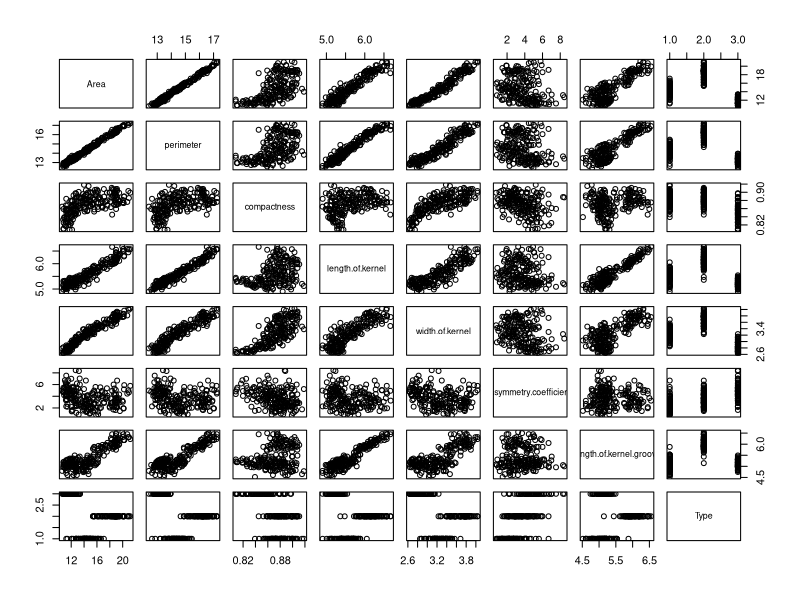
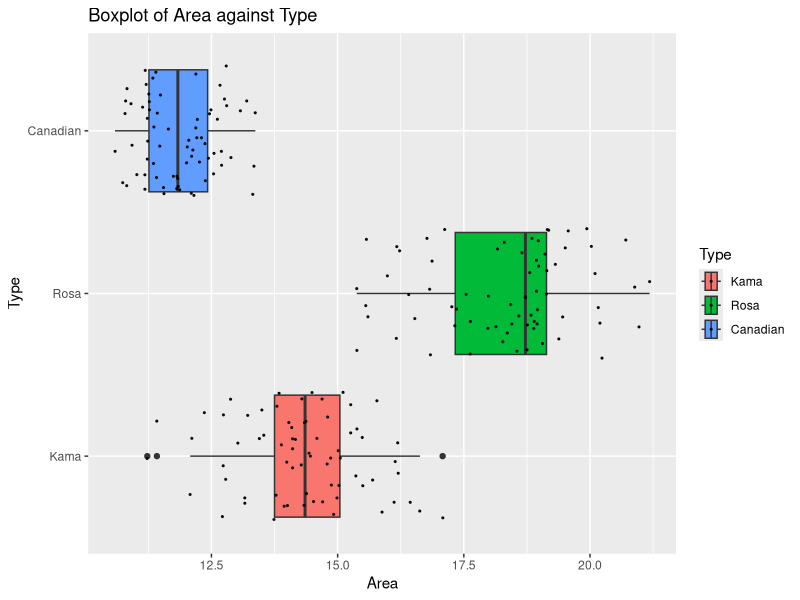
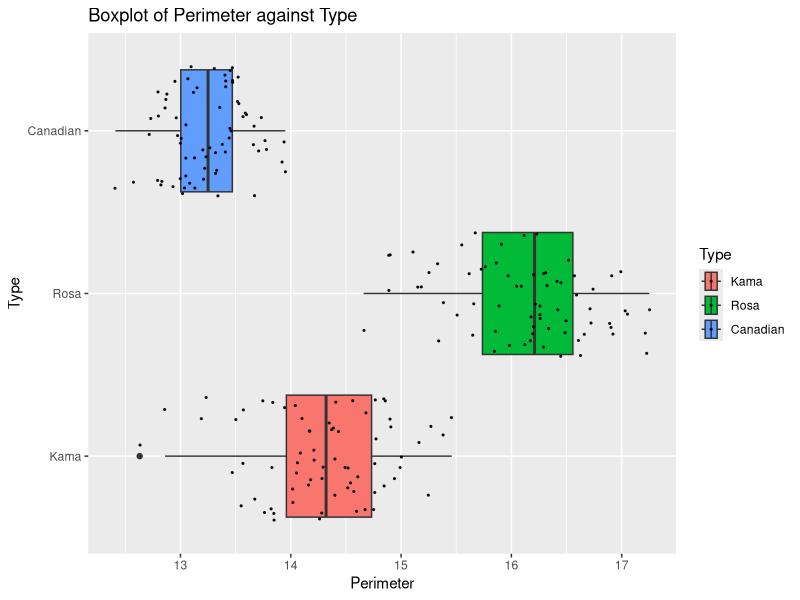
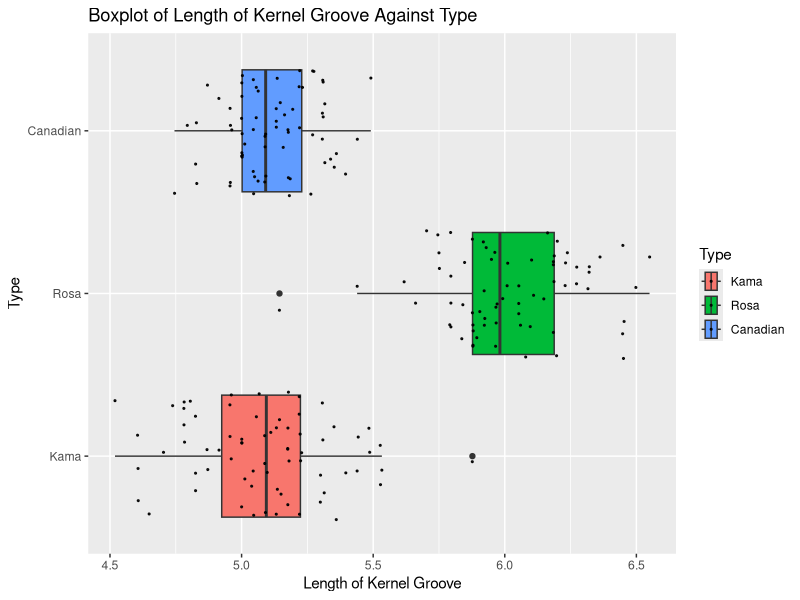
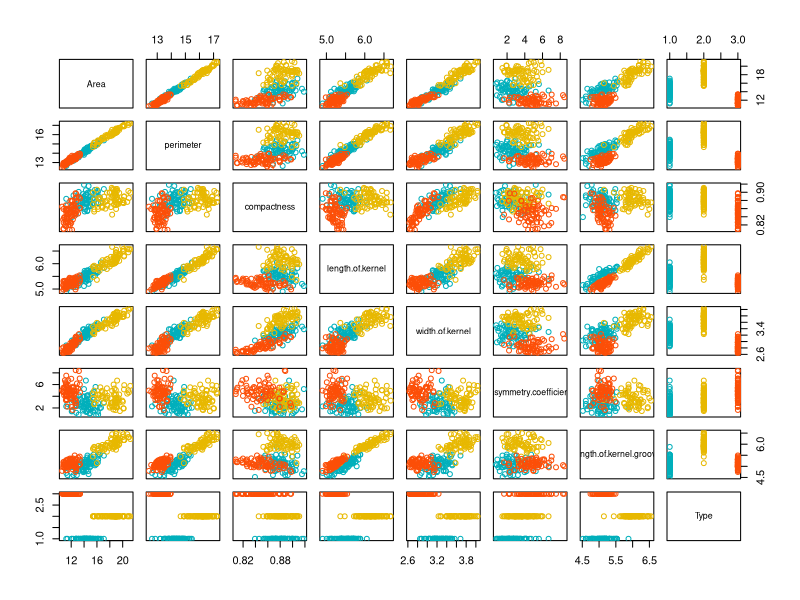
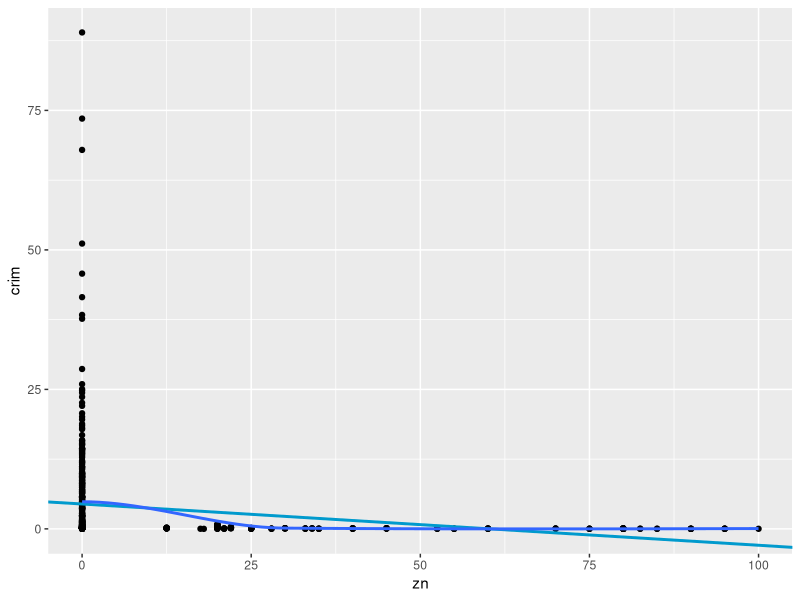
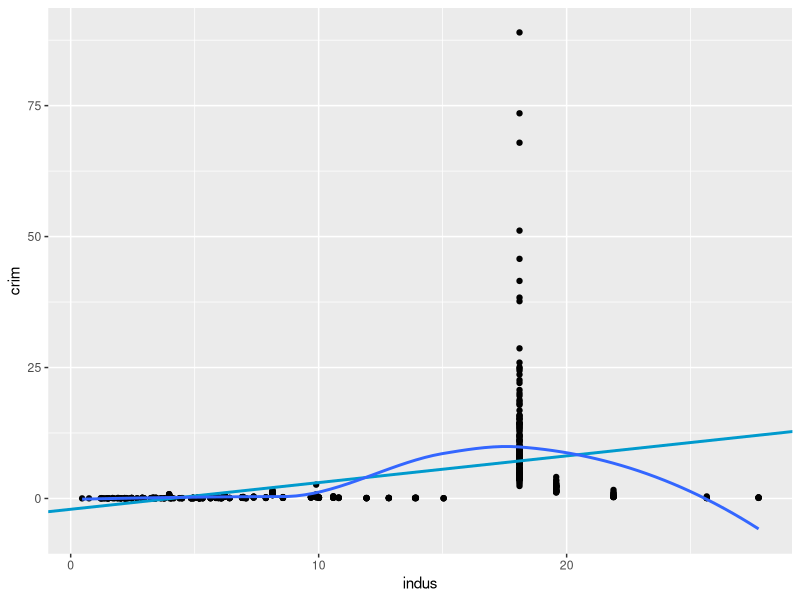
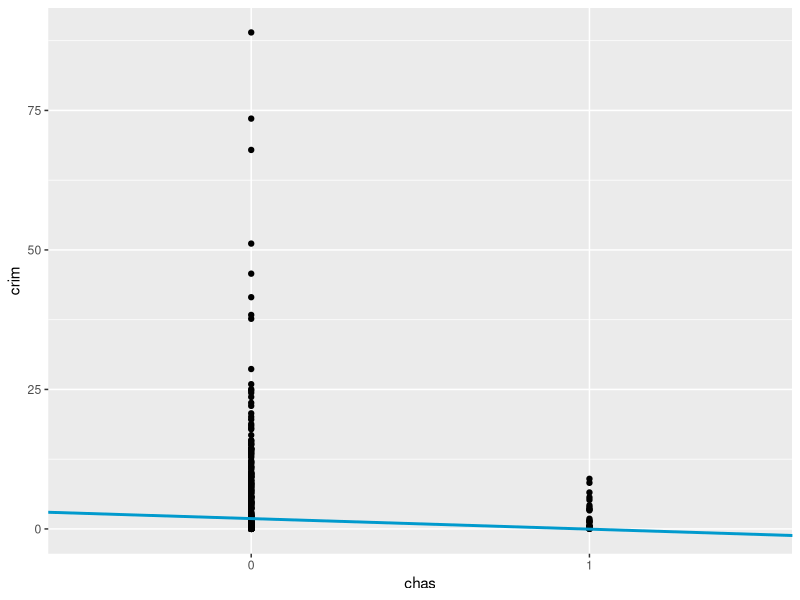

Write R code to recreate these figures, in order.
#Data 3 - HW 1#

getwd()

#3.
#a.
seeds<-read.csv("seeds.csv")
seeds$Type<-as.factor(seeds$Type)

library(plyr)

levels(seeds$Type)
seeds$Type<-revalue(seeds$Type, c("1" = "Kama", "2" = "Rosa", "3" = "Canadian"))

#b
summary(seeds)

#c.
count(seeds$perimeter > 15)
71/210

#d
which.max(seeds$asymmetry.coefficient)

seeds[210,]

#e
pairs(seeds)

#f
library(ggplot2)
p3_f1<-ggplot(data =seeds, aes(x=Area, y=Type, fill=Type ))
p3_f1 + geom_boxplot() + geom_jitter(color = "black", size = 0.4, alpha = 0.9)+
  ggtitle("Boxplot of Area against Type") + xlab("Area") + ylab("Type")

p3_f2<-ggplot(data =seeds, aes(x=perimeter, y=Type, fill=Type ))
p3_f2 + geom_boxplot() + geom_jitter(color = "black", size = 0.4, alpha = 0.9)+
  ggtitle("Boxplot of Perimeter against Type") + xlab("Perimeter") + ylab("Type")

p3_f3<-ggplot(data =seeds, aes(x=length.of.kernel.groove, y=Type, fill=Type ))
p3_f3 + geom_boxplot() + geom_jitter(color = "black", size = 0.4, alpha = 0.9)+
  ggtitle("Boxplot of Length of Kernel Groove Against Type") + xlab("Length of Kernel Groove") + ylab("Type")

#g
my_cols <- c("#00AFBB", "#E7B800", "#FC4E07")  
pairs(seeds, col = my_cols[seeds$Type])

#4

#5
#A
#each single regression followed by code for plots
library(MASS)
?Boston
Bostons<-Boston
Boston_2<-Bostons^2
Boston_3<-Bostons^3

Boston$chas <- factor(Boston$chas)

b_m1<-lm(crim~zn, data = Boston)
summary(b_m1)
b_m1p<-ggplot(Boston, aes(x = zn, y = crim)) + 
  geom_point() + 
  geom_abline(intercept = coef(b_m1)[1], slope = coef(b_m1)[2], 
              col = "deepskyblue3", 
              size = 1) + 
  geom_smooth(se = F)
b_m1p

b_m2<-lm(crim~indus, data = Boston)
summary(b_m2)
b_m2p<-ggplot(Boston, aes(x = indus, y = crim)) + 
  geom_point() + 
  geom_abline(intercept = coef(b_m2)[1], slope = coef(b_m2)[2], 
              col = "deepskyblue3", 
              size = 1) + 
  geom_smooth(se = F)
b_m2p

b_m3<-lm(crim~chas, data = Boston)
summary(b_m3)
b_m3p<-ggplot(Boston, aes(x = chas, y = crim)) + 
  geom_point() + 
  geom_abline(intercept = coef(b_m3)[1], slope = coef(b_m3)[2], 
              col = "deepskyblue3", 
              size = 1) + 
  geom_smooth(se = F)
b_m3p

b_m4<-lm(crim~nox, data = Boston)
summary(b_m4)
b_m4p<-ggplot(Boston, aes(x = nox, y = crim)) + 
  geom_point() + 
  geom_abline(intercept = coef(b_m4)[1], slope = coef(b_m4)[2], 
              col = "deepskyblue3", 
              size = 1) + 
  geom_smooth(se = F)
b_m4p

b_m5<-lm(crim~rm, data = Boston)
summary(b_m5)
b_m5p<-ggplot(Boston, aes(x = rm, y = crim)) + 
  geom_point() + 
  geom_abline(intercept = coef(b_m5)[1], slope = coef(b_m5)[2], 
              col = "deepskyblue3", 
              size = 1) + 
  geom_smooth(se = F)
b_m5p

b_m6<-lm(crim~age, data = Boston)
summary(b_m6)
b_m6p<-ggplot(Boston, aes(x = age, y = crim)) + 
  geom_point() + 
  geom_abline(intercept = coef(b_m6)[1], slope = coef(b_m6)[2], 
              col = "deepskyblue3", 
              size = 1) + 
  geom_smooth(se = F)
b_m6p

b_m7<-lm(crim~dis, data = Boston)
summary(b_m7)
b_m7p<-ggplot(Boston, aes(x = dis, y = crim)) + 
  geom_point() + 
  geom_abline(intercept = coef(b_m7)[1], slope = coef(b_m7)[2], 
              col = "deepskyblue3", 
              size = 1) + 
  geom_smooth(se = F)
b_m7p

b_m8<-lm(crim~rad, data = Boston)
summary(b_m8)
b_m8p<-ggplot(Boston, aes(x = rad, y = crim)) + 
  geom_point() + 
  geom_abline(intercept = coef(b_m8)[1], slope = coef(b_m8)[2], 
              col = "deepskyblue3", 
              size = 1) + 
  geom_smooth(se = F)
b_m8p

b_m9<-lm(crim~tax, data = Boston)
summary(b_m9)
b_m9p<-ggplot(Boston, aes(x = tax, y = crim)) + 
  geom_point() + 
  geom_abline(intercept = coef(b_m9)[1], slope = coef(b_m9)[2], 
              col = "deepskyblue3", 
              size = 1) + 
  geom_smooth(se = F)
b_m9p

b_m10<-lm(crim~ptratio, data = Boston)
summary(b_m10)
b_m10p<-ggplot(Boston, aes(x = ptratio, y = crim)) + 
  geom_point() + 
  geom_abline(intercept = coef(b_m10)[1], slope = coef(b_m10)[2], 
              col = "deepskyblue3", 
              size = 1) + 
  geom_smooth(se = F)
b_m10p

b_m11<-lm(crim~black, data = Boston)
summary(b_m11)
b_m11p<-ggplot(Boston, aes(x = black, y = crim)) + 
  geom_point() + 
  geom_abline(intercept = coef(b_m11)[1], slope = coef(b_m11)[2], 
              col = "deepskyblue3", 
              size = 1) + 
  geom_smooth(se = F)
b_m11p

b_m12<-lm(crim~lstat, data = Boston)
summary(b_m12)
b_m12p<-ggplot(Boston, aes(x = lstat, y = crim)) + 
  geom_point() + 
  geom_abline(intercept = coef(b_m12)[1], slope = coef(b_m12)[2], 
              col = "deepskyblue3", 
              size = 1) + 
  geom_smooth(se = F)
b_m12p

b_m13<-lm(crim~medv, data = Boston)
summary(b_m13)
b_m13p<-ggplot(Boston, aes(x = medv, y = crim)) + 
  geom_point() + 
  geom_abline(intercept = coef(b_m13)[1], slope = coef(b_m13)[2], 
              col = "deepskyblue3", 
              size = 1) + 
  geom_smooth(se = F)
b_m13p

#B
b_m14<-lm(crim~., data = Boston)
summary(b_m14)

#C
single_reg<-c(coef(b_m1)[[2]], coef(b_m2)[[2]],coef(b_m3)[[2]],coef(b_m4)[[2]],coef(b_m5)[[2]],coef(b_m6)[[2]],coef(b_m7)[[2]],
              coef(b_m8)[[2]],coef(b_m9)[[2]],coef(b_m10)[[2]],coef(b_m11)[[2]],coef(b_m12)[[2]],coef(b_m13)[[2]])
single_reg<-as.data.frame(single_reg)

multiple_reg<-b_m14[[1]]
multiple_reg<-as.data.frame(multiple_reg)
multiple_reg<-multiple_reg[-1,]
multiple_reg<-as.data.frame(multiple_reg)

names<-names((b_m14$coefficients))
names<-as.data.frame(names)
names<-names[-1,]
names<-as.data.frame(names)

regression_plot<-cbind(single_reg, multiple_reg,names)


ggplot(regression_plot, aes(x = single_reg, y = multiple_reg, col = names)) + 
  geom_jitter() + 
  labs(title = "Simple vs Multiple Regression Coefficients", 
       subtitle = "For linear models predicting 'crim'", 
       x = "Simple Coefficient", 
       y = "Multiple Coefficient")  

#D
library(tidyverse)
P_value_x <- c()
P_value_x2 <- c()
P_value_x3 <- c()
R2 <- c()
y <- Boston$crim

for (i in 1:ncol(Boston)) {
  x <- Boston[ ,i]
  if (is.numeric(x)) { 
    model <- lm(y ~ x + I(x^2) + I(x^3))
    if (!identical(y, x)) {
      P_value_x[i] <- summary(model)$coefficients[2, 4]
      P_value_x2[i] <- summary(model)$coefficients[3, 4]
      P_value_x3[i] <- summary(model)$coefficients[4, 4]
      R2[i] <- summary(model)$r.squared 
    }
  } else {
    P_value_x[i] <- NA
    P_value_x2[i] <- NA
    P_value_x3[i] <- NA
    R2[i] <- NA
  }
}

data.frame(varname = names(Boston),
           R2 = round(R2, 5),
           P_value_x = round(P_value_x, 10),
           P_value_x2 = round(P_value_x2, 10), 
           P_value_x3 = round(P_value_x3, 10)) %>%
  filter(!varname %in% c("crim", "chas")) %>%
  arrange(desc(R2)) %>%
  mutate(relationship = case_when(P_value_x3 < 0.05 ~ "Cubic", 
                                  P_value_x2 < 0.05 ~ "Quadratic", 
                                  P_value_x < 0.05 ~ "Linear", 
                                  TRUE ~ "No Relationship"))

#test code for my own try

Boston<-Boston

n<-14
my_lms <- lapply(2:n, function(x) lm(Bostons$crim ~ Bostons[,x] + Boston_2[,x] + Boston_3[,x] ))
#makes a function x, the function is defined afterward. 
summaries <- lapply(my_lms, summary)
print(summaries)

testreg<-lm(crim ~ zn + I(zn^2) + I(zn^3), data = Boston)
summary(testreg)
?I
#ok, this works, note that we can't have CHAS as a factor while doing this b/c it breaks the code, and that we cant
#have our my lms set using I b/c it is not defined b/c of singularities

testlist<-list(NA)
for (i in 2:ncol(Bostons)){
  testlist[[i-1]]<-summary(lm(Bostons$crim ~ Bostons[,i] + Boston_2[,i] + Boston_3[,i] ))
}
print(testlist)

#7
#a
library(plyr)
tumor<-read.csv("tumor.csv")
tumor$Outcome<-revalue(tumor$Diagnosis, c("Malignant" = 1, "Benign" = 0))
tumor$Outcome<-as.numeric(tumor$Outcome)
pairs(tumor[,-1])
tumor$Diagnosis<-as.factor(tumor$Diagnosis)

#radius, perimeter, and concave points seem most related to outcome
#features highly related, radius and perimter, radius and area, area highly so
#less so but still strongly perimter,concavity/concave points, and compactness/concavity

#b
set.seed(1)
test=1:512
train_tumor<-tumor[test,]
test_tumor<-tumor[-test,]
nrow(test_tumor)
#c
tumor_logistic<-glm(Outcome~Radius+Symmetry+Concave.Points, data = train_tumor, family = binomial)

tumor_logistic<-glm(Diagnosis~Radius+Symmetry+Concave.Points, data = train_tumor, family = binomial)
summary(tumor_logistic)
tumor_logistic_probs<-predict(tumor_logistic, test_tumor,type = "response")
?predict
tumor_logistic_probs
tumor_logistic_pred<-rep("Benign", 57)
tumor_logistic_pred[tumor_logistic_probs >.5]= "Malignant"
table(tumor_logistic_pred, test_tumor$Diagnosis)

mean(tumor_logistic_pred==test_tumor$Diagnosis)
1-mean(tumor_logistic_pred==test_tumor$Diagnosis)
#misclassification rate is 3ish%

tumor_logistic_pred2<-rep("Benign", 57)
tumor_logistic_pred2[tumor_logistic_probs >.25]= "Malignant"
table(tumor_logistic_pred2, test_tumor$Diagnosis)

mean(tumor_logistic_pred2==test_tumor$Diagnosis)
1-mean(tumor_logistic_pred2==test_tumor$Diagnosis)
#none of the errors were it said bening and actually malignant
#thus rate false negative very small, 
#some it called beningn were malignant
#misclass rate is 5ish%

#e
library(MASS)
tumor_lda<-lda(Diagnosis~Radius+Symmetry+Concave.Points, data = train_tumor)
tumor_lda
tumor_lda_pred<-predict(tumor_lda, test_tumor)
tumor_lda_pred
tumor_lda_class<-tumor_lda_pred$class

table(tumor_lda_class, test_tumor$Diagnosis)
1-mean(tumor_lda_class==test_tumor$Diagnosis)
#5%ish error

#f QDA
tumor_qda<-qda(Diagnosis~Radius+Symmetry+Concave.Points, data = train_tumor)

tumor_qda_class<-predict(tumor_qda, test_tumor)$class

table(tumor_qda_class, test_tumor$Diagnosis)
1-mean(tumor_qda_class==test_tumor$Diagnosis)
#3ish% error rate

library(class)
train_tumor_x<-cbind(train_tumor$Radius,train_tumor$Symmetry,train_tumor$Concave.Points)
test_tumor_x<-cbind(test_tumor$Radius,test_tumor$Symmetry,test_tumor$Concave.Points)
train_tumor_direction<-train_tumor$Diagnosis

tumor_knn_1<-knn(train_tumor_x,test_tumor_x,train_tumor_direction ,k=1)
table(tumor_knn_1 , test_tumor$Diagnosis)
1-mean(tumor_knn_1==test_tumor$Diagnosis)

tumor_knn_2<-knn(train_tumor_x,test_tumor_x,train_tumor_direction ,k=2)
table(tumor_knn_2 , test_tumor$Diagnosis)
1-mean(tumor_knn_2==test_tumor$Diagnosis)

tumor_knn_3<-knn(train_tumor_x,test_tumor_x,train_tumor_direction ,k=3)
table(tumor_knn_3 , test_tumor$Diagnosis)
1-mean(tumor_knn_3==test_tumor$Diagnosis)

tumor_knn_4<-knn(train_tumor_x,test_tumor_x,train_tumor_direction ,k=4)
table(tumor_knn_4 , test_tumor$Diagnosis)
1-mean(tumor_knn_4==test_tumor$Diagnosis)


#8
median(Boston$crim)
#add this as a vector? where either true or calse
Boston$direction<-rep("down", 506)
Boston$direction[Boston$crim >median(Boston$crim)]=" Up"
